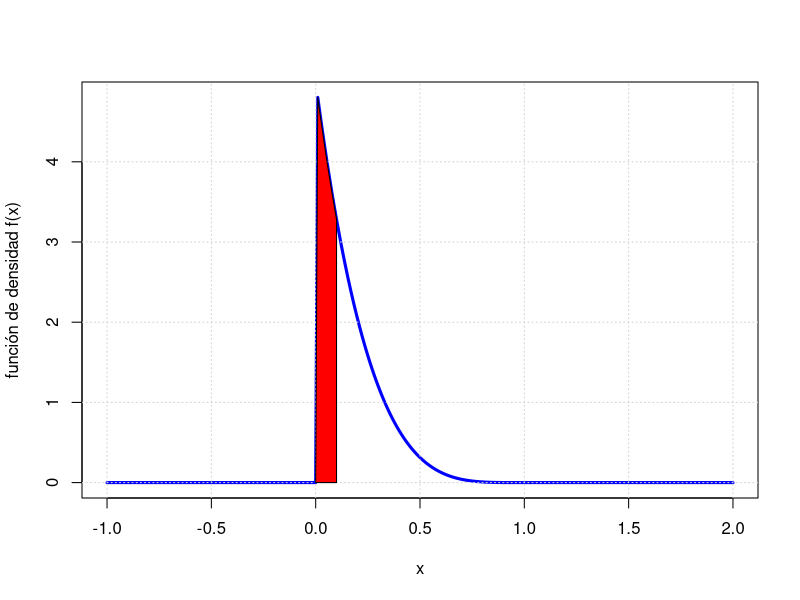
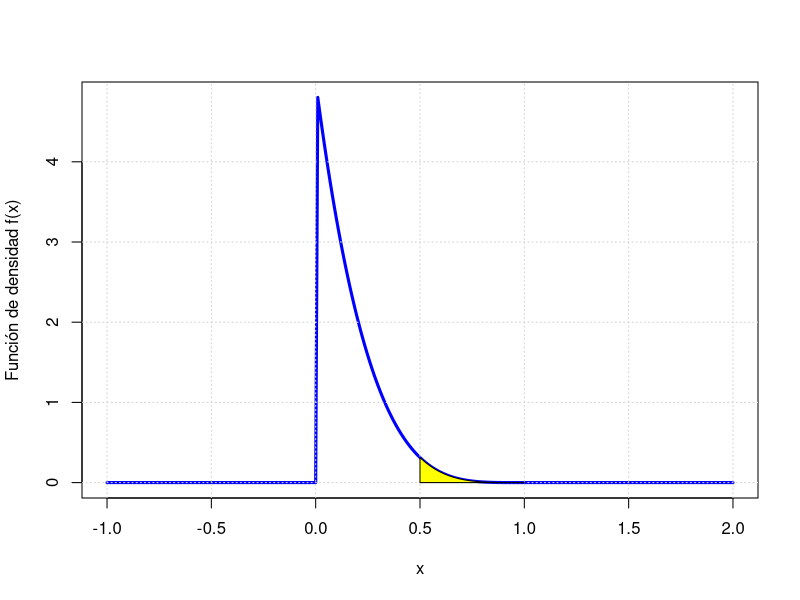

Write the R code that produced these figures, in order.
## ---- chunk 1
knitr::opts_chunk$set(echo = TRUE)
## ---- chunk 2
setwd(".")
library(knitr)
## ---- chunk 3
interval<-0.01
x<-seq(from=-1,to=2,by=interval)
f_X<-function(x1){
  f<-rep(0,length(x1))
  for(i in 1:length(x1)) {
    if((x1[i]<=0)|(x1[i]>=1)) {
      fX=0
    } else {
      fX=5*((1-x1[i])*(1-x1[i])*(1-x1[i])*(1-x1[i]))
    }
    f[i]=fX 
  }
  return(f)
}
plot(x,f_X(x), col="blue", type="l", lwd = 3,
     ylab = "función de densidad f(x)")
grid()
min(f_X(x))
prob_1<-integrate(f_X,-1,2)
prob_1

#Apartado B
x_1 <- 0
x_2 <- 0.1
p <- f_X(seq(x_1,x_2,interval))
z <- c(x_1,seq(x_1,x_2,interval),x_2)
p <- c(0,p,0)
polygon(z,p,col = "red")
integrate(f_X,x_1,x_2)

# Apartado C

plot(x,f_X(x), col="blue", type="l", lwd = 3,
     ylab = "Función de densidad f(x)")
grid()
x_3 <- 0.5
x_4 <- 1
p <- f_X(seq(x_3,x_4,interval))
z <- c(x_3,seq(x_3,x_4,interval),x_4)
p <- c(0,p,0)
polygon(z,p,col = "yellow")
integrate(f_X,x_3,x_4)
